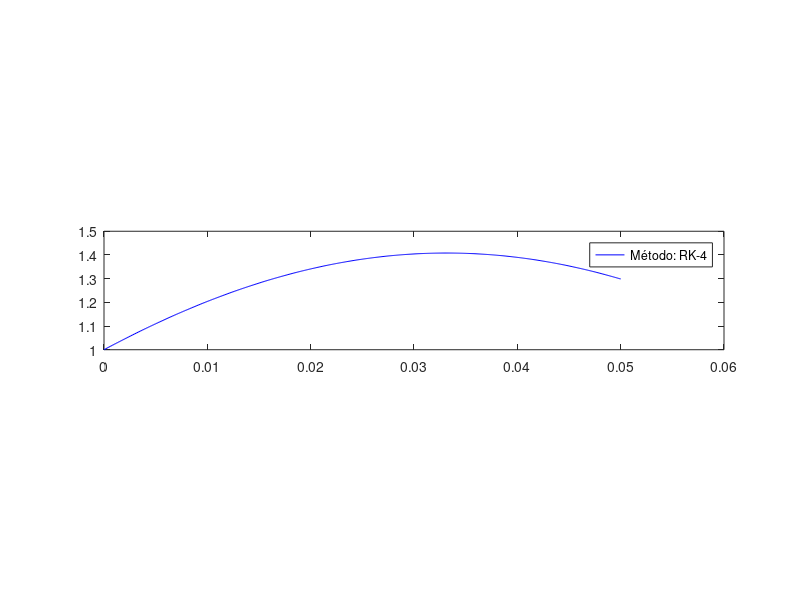

MATLAB code to generate this figure: (Note: this script raises an error after producing the figure.)
clc; clear;
R = 0.0030;
L = 0.5;
C = 0.0035;
Valimentacao = 12;


% Condicções iniciais
qi = 0.0000000005; q(1) = qi;% Coulomb
ii = 1; i(1) = ii; % Ampers

a = 0;
b = 0.05;
h = 0.0001;
n = (b -a) / h;

dq = @(t, q, i) i;
di = @(t, q, i) (1/L) * (Valimentacao - R * i - (1 / C) * q);


%MÉTODO DE RK-4
r1_dq = 0; r2_dq = 0; r3_dq = 0; r4_dq = 0;
r1_di = 0; r2_di = 0; r3_di = 0; r4_di = 0;
t(1)=0;

fprintf("RK-4 t(j)  ic(j)\n");
for j=1:n
    t(j+1) = t(j) + h;
    r1_dq = h * dq( t(j), q(j), i(j) );
    r2_dq = h * dq( t(j) + (h / 2), q(j) + (r1_dq / 2), ...
                                    i(j) + (r1_dq / 2) );
    r3_dq = h * dq( t(j) + (h / 2), q(j) + ( r2_dq / 2), ...
                                    i(j) + (r2_dq /2) );

    r4_dq = h * dq( t(j+1), q(j) + r3_dq, i(j) + r3_dq );
    
    
    r1_di = h * di( t(j), q(j), i(j) );
    r2_di = h * di( t(j) + (h / 2), q(j) + (r1_di / 2), ...
                                    i(j) + (r1_di / 2) );
    r3_di = h * di( t(j) + (h / 2), q(j) + ( r2_di / 2), ...
                                    i(j) + (r2_di /2) );

    r4_di = h * di( t(j+1), q(j) + r3_di, i(j) + r3_di );
    
    q(j+1)= q(j) + (r1_dq + 2 * r2_dq + 2 * r3_dq + r4_dq ) / 6;
    i(j+1)= i(j) + (r1_di + 2 * r2_di + 2 * r3_di + r4_di) / 6;
    fprintf("%.5f\t %.5f\t\n", t(j), q(j));
end;
 
 subplot(312);
 plot(t, i, '-b');
 legend('Método: RK-4');
 subtitle('Corrente Elétrica x tempo [A x s] ');
 grid on;

